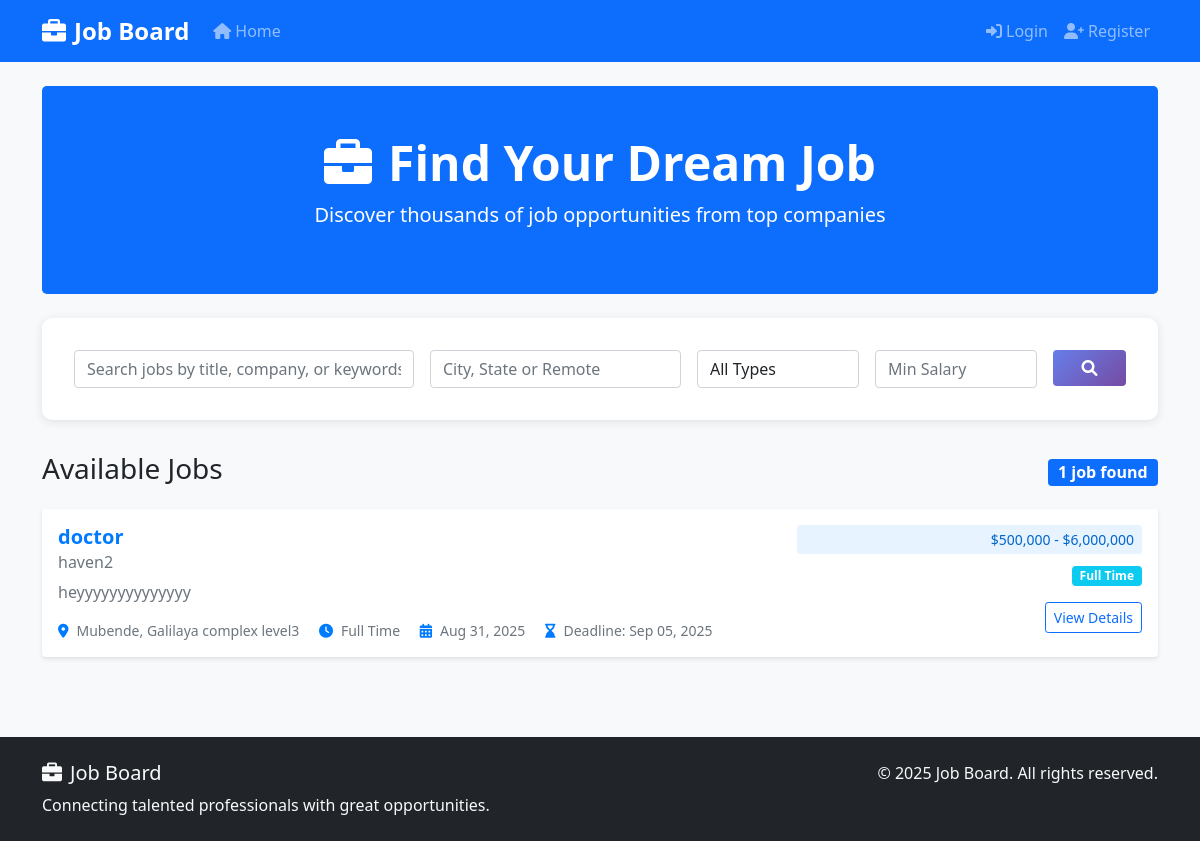
/, run on an earlier commit of the app's database.
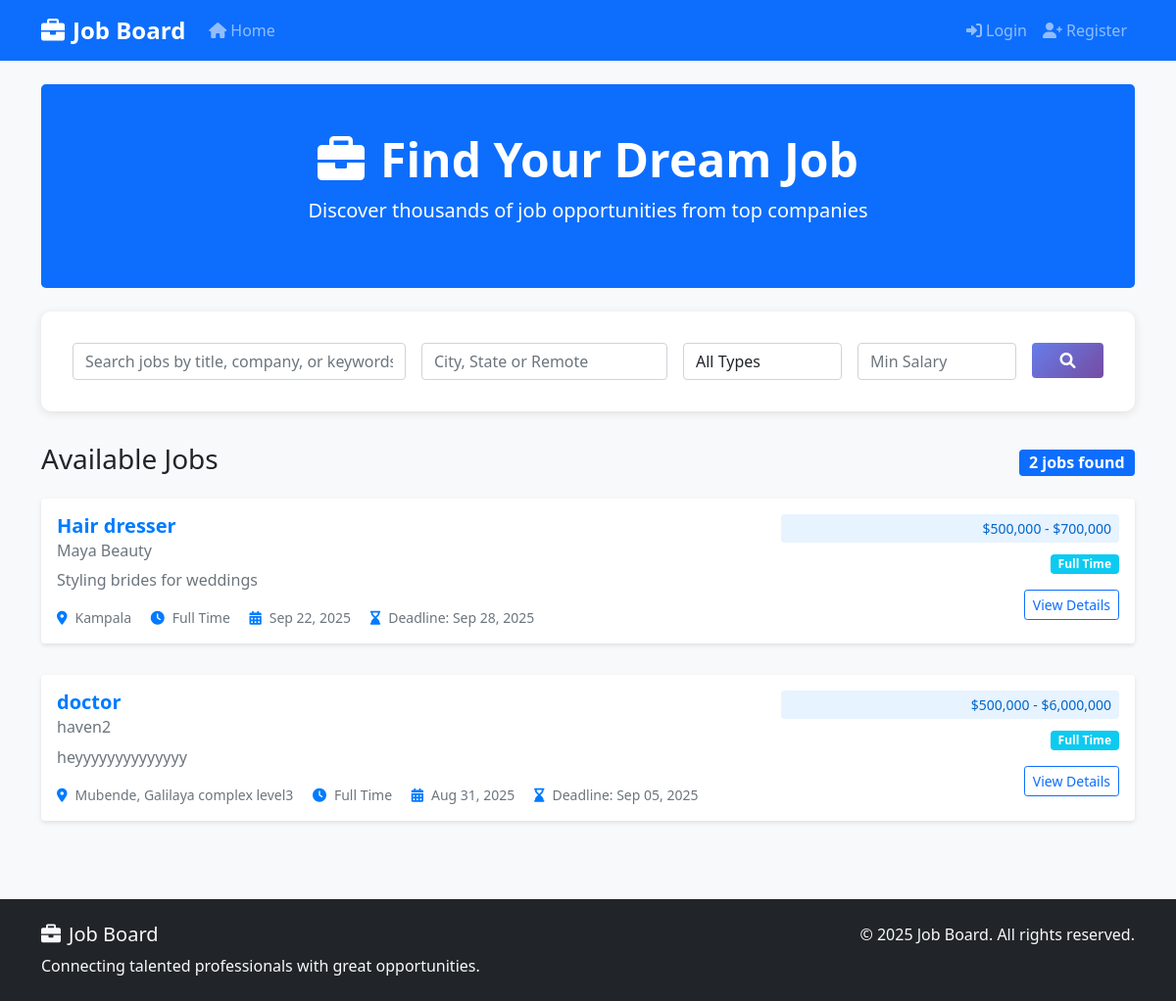
And on a later commit of the database.
### jobs/models.py (models this page shows, shortened)
class Job(models.Model):
    employer = models.ForeignKey(User, on_delete=models.CASCADE, related_name='jobs')
    title = models.CharField(max_length=200)
    company_name = models.CharField(max_length=200)
    description = models.TextField()
    requirements = models.TextField()
    location = models.CharField(max_length=200)
    salary_min = models.DecimalField(max_digits=10, decimal_places=2, blank=True, null=True)
    salary_max = models.DecimalField(max_digits=10, decimal_places=2, blank=True, null=True)
    job_type = models.CharField(max_length=20, choices=JOB_TYPE_CHOICES, default='full_time')
    is_active = models.BooleanField(default=True)
    created_at = models.DateTimeField(auto_now_add=True)
    updated_at = models.DateTimeField(auto_now=True)
    deadline = models.DateTimeField(blank=True, null=True)
    class Meta:
        ordering = ['-created_at']
    def get_salary_range(self):
        if self.salary_min and self.salary_max:
            return f"${self.salary_min:,.0f} - ${self.salary_max:,.0f}"
        elif self.salary_min:
            return f"From ${self.salary_min:,.0f}"
        elif self.salary_max:
            return f"Up to ${self.salary_max:,.0f}"
        return "Salary not specified"

### jobs/views.py (the view, shortened to what this page needs)
# urls.py: 2. Add a URL to urlpatterns:  path('', views.home, name='home')
def home(request):
    form = JobSearchForm(request.GET or None)
    jobs = Job.objects.filter(is_active=True)
    paginator = Paginator(jobs, 10)
    page_number = request.GET.get('page')
    page_obj = paginator.get_page(page_number)
    context = {
        'form': form,
        'page_obj': page_obj,
        'total_jobs': jobs.count(),
    }
    return render(request, 'jobs/home.html', context)

### jobs/forms.py
class JobSearchForm(forms.Form):
    search = forms.CharField(
        max_length=200,
        required=False,
        widget=forms.TextInput(attrs={
            'class': 'form-control',
            'placeholder': 'Search jobs by title, company, or keywords...'
        })
    )
    location = forms.CharField(
        max_length=200,
        required=False,
        widget=forms.TextInput(attrs={
            'class': 'form-control',
            'placeholder': 'City, State or Remote'
        })
    )
    job_type = forms.ChoiceField(
        choices=[('', 'All Types')] + list(Job._meta.get_field('job_type').choices),
        required=False,
        widget=forms.Select(attrs={'class': 'form-control'})
    )
    salary_min = forms.DecimalField(
        required=False,
        widget=forms.NumberInput(attrs={
            'class': 'form-control',
            'placeholder': 'Min Salary'
        })
    )

### templates/jobs/home.html (shortened to what this page needs)
{% extends 'base.html' %}
{% block content %}
<div class="row">
    <div class="col-12">
        <div class="bg-primary text-white rounded-3 p-5 mb-4 text-center">
            <h1 class="display-5 fw-bold"><i class="fas fa-briefcase me-3"></i>Find Your Dream Job</h1>
            <p class="lead">Discover thousands of job opportunities from top companies</p>
        </div>
    </div>
</div>
<div class="search-form">
    <form method="get" class="row g-3">
        <div class="col-md-4">
            {{ form.search }}
        </div>
        <div class="col-md-3">
            {{ form.location }}
        </div>
        <div class="col-md-2">
            {{ form.job_type }}
        </div>
        <div class="col-md-2">
            {{ form.salary_min }}
        </div>
        <div class="col-md-1">
            <button type="submit" class="btn btn-primary w-100">
                <i class="fas fa-search"></i>
            </button>
        </div>
    </form>
</div>
<div class="d-flex justify-content-between align-items-center mb-3">
    <h3>Available Jobs</h3>
    <span class="badge bg-primary fs-6">{{ total_jobs }} job{{ total_jobs|pluralize }} found</span>
</div>
<div class="row">
    {% for job in page_obj %}
        <div class="col-12 mb-3">
            <div class="card job-card">
                <div class="card-body">
                    <div class="row">
                        <div class="col-md-8">
                            <h5 class="card-title">
                                <a href="{% url 'job_detail' job.pk %}" class="job-title">{{ job.title }}</a>
                            </h5>
                            <h6 class="card-subtitle company-name">{{ job.company_name }}</h6>
                            <p class="card-text text-muted mt-2">{{ job.description|truncatewords:25 }}</p>
                            <div class="job-meta mt-3">
                                <span class="me-3">
                                    <i class="fas fa-map-marker-alt"></i>{{ job.location }}
                                </span>
                                <span class="me-3">
                                    <i class="fas fa-clock"></i>{{ job.get_job_type_display }}
                                </span>
                                <span class="me-3">
                                    <i class="fas fa-calendar-alt"></i>{{ job.created_at|date:"M d, Y" }}
                                </span>
                                {% if job.deadline %}
                                    <span class="me-3">
                                        <i class="fas fa-hourglass-end"></i>Deadline: {{ job.deadline|date:"M d, Y" }}
                                    </span>
                                {% endif %}
                            </div>
                        </div>
                        <div class="col-md-4 text-md-end">
                            {% if job.salary_min or job.salary_max %}
                                <div class="salary-range mb-2">
                                    {{ job.get_salary_range }}
                                </div>
                            {% endif %}
                            <span class="badge bg-info job-type-badge mb-2">
                                {{ job.get_job_type_display }}
                            </span>
                            <div class="mt-2">
                                <a href="{% url 'job_detail' job.pk %}" class="btn btn-outline-primary btn-sm">
                                    View Details
                                </a>
                            </div>
                        </div>
                    </div>
                </div>
            </div>
        </div>
    {% endfor %}
</div>
{% endblock %}

What changed in the data, as far as the page shows it:
added Job: title "Hair dresser", company_name "Maya Beauty", description "Styling brides for weddings", location "Kampala", job_type "Full Time", created_at "Sep 22, 2025", deadline "Sep 28, 2025", get_salary_range "$500,000 - $700,000"
Also different on the page:
{{ total_jobs }}: "1" → "2"
